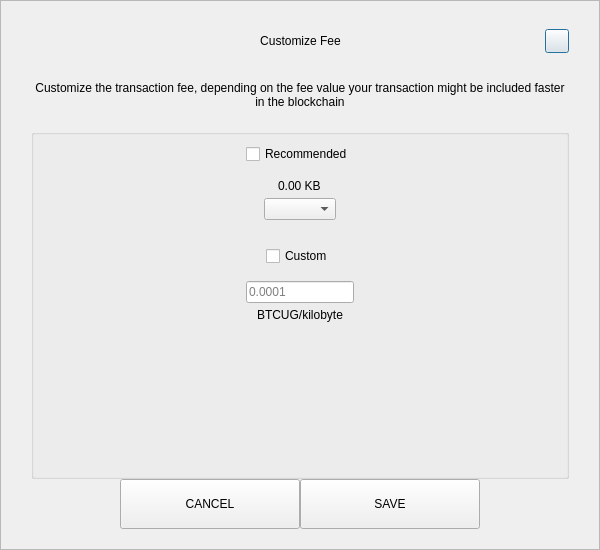
<?xml version="1.0" encoding="UTF-8"?>
<ui version="4.0">
 <class>SendCustomFeeDialog</class>
 <widget class="QDialog" name="SendCustomFeeDialog">
  <property name="geometry">
   <rect>
    <x>0</x>
    <y>0</y>
    <width>600</width>
    <height>550</height>
   </rect>
  </property>
  <property name="windowTitle">
   <string>Form</string>
  </property>
  <layout class="QVBoxLayout" name="verticalLayout_3">
   <property name="spacing">
    <number>0</number>
   </property>
   <property name="leftMargin">
    <number>0</number>
   </property>
   <property name="topMargin">
    <number>0</number>
   </property>
   <property name="rightMargin">
    <number>0</number>
   </property>
   <property name="bottomMargin">
    <number>0</number>
   </property>
   <item>
    <widget class="QFrame" name="frame">
     <property name="styleSheet">
      <string notr="true"/>
     </property>
     <property name="frameShape">
      <enum>QFrame::StyledPanel</enum>
     </property>
     <property name="frameShadow">
      <enum>QFrame::Raised</enum>
     </property>
     <layout class="QVBoxLayout" name="verticalLayout_2">
      <property name="spacing">
       <number>0</number>
      </property>
      <property name="leftMargin">
       <number>30</number>
      </property>
      <property name="topMargin">
       <number>20</number>
      </property>
      <property name="rightMargin">
       <number>30</number>
      </property>
      <property name="bottomMargin">
       <number>20</number>
      </property>
      <item>
       <layout class="QHBoxLayout" name="horizontalLayout_3">
        <property name="spacing">
         <number>0</number>
        </property>
        <item>
         <spacer name="horizontalSpacer_21">
          <property name="orientation">
           <enum>Qt::Horizontal</enum>
          </property>
          <property name="sizeHint" stdset="0">
           <size>
            <width>40</width>
            <height>20</height>
           </size>
          </property>
         </spacer>
        </item>
        <item>
         <widget class="QLabel" name="labelTitle">
          <property name="minimumSize">
           <size>
            <width>0</width>
            <height>40</height>
           </size>
          </property>
          <property name="maximumSize">
           <size>
            <width>16777215</width>
            <height>40</height>
           </size>
          </property>
          <property name="styleSheet">
           <string notr="true">padding-left:24px;</string>
          </property>
          <property name="text">
           <string>Customize Fee</string>
          </property>
          <property name="alignment">
           <set>Qt::AlignCenter</set>
          </property>
          <property name="margin">
           <number>7</number>
          </property>
         </widget>
        </item>
        <item>
         <spacer name="horizontalSpacer">
          <property name="orientation">
           <enum>Qt::Horizontal</enum>
          </property>
          <property name="sizeHint" stdset="0">
           <size>
            <width>40</width>
            <height>20</height>
           </size>
          </property>
         </spacer>
        </item>
        <item>
         <widget class="QPushButton" name="btnEsc">
          <property name="minimumSize">
           <size>
            <width>24</width>
            <height>24</height>
           </size>
          </property>
          <property name="maximumSize">
           <size>
            <width>24</width>
            <height>24</height>
           </size>
          </property>
          <property name="text">
           <string/>
          </property>
         </widget>
        </item>
       </layout>
      </item>
      <item>
       <spacer name="verticalSpacer_2">
        <property name="orientation">
         <enum>Qt::Vertical</enum>
        </property>
        <property name="sizeType">
         <enum>QSizePolicy::Fixed</enum>
        </property>
        <property name="sizeHint" stdset="0">
         <size>
          <width>20</width>
          <height>20</height>
         </size>
        </property>
       </spacer>
      </item>
      <item>
       <widget class="QLabel" name="labelMessage">
        <property name="text">
         <string>Customize the transaction fee, depending on the fee value your transaction might be included faster in the blockchain</string>
        </property>
        <property name="alignment">
         <set>Qt::AlignCenter</set>
        </property>
        <property name="wordWrap">
         <bool>true</bool>
        </property>
       </widget>
      </item>
      <item>
       <spacer name="verticalSpacer_3">
        <property name="orientation">
         <enum>Qt::Vertical</enum>
        </property>
        <property name="sizeType">
         <enum>QSizePolicy::Fixed</enum>
        </property>
        <property name="sizeHint" stdset="0">
         <size>
          <width>20</width>
          <height>20</height>
         </size>
        </property>
       </spacer>
      </item>
      <item>
       <widget class="QGroupBox" name="groupBox">
        <property name="title">
         <string/>
        </property>
        <layout class="QVBoxLayout" name="verticalLayout">
         <property name="leftMargin">
          <number>12</number>
         </property>
         <property name="rightMargin">
          <number>12</number>
         </property>
         <item>
          <layout class="QVBoxLayout" name="verticalLayout_4">
           <property name="spacing">
            <number>5</number>
           </property>
           <item alignment="Qt::AlignHCenter">
            <widget class="QCheckBox" name="checkBoxRecommended">
             <property name="text">
              <string>Recommended</string>
             </property>
            </widget>
           </item>
           <item>
            <spacer name="verticalSpacer_5">
             <property name="orientation">
              <enum>Qt::Vertical</enum>
             </property>
             <property name="sizeType">
              <enum>QSizePolicy::Fixed</enum>
             </property>
             <property name="sizeHint" stdset="0">
              <size>
               <width>20</width>
               <height>10</height>
              </size>
             </property>
            </spacer>
           </item>
           <item alignment="Qt::AlignHCenter">
            <widget class="QLabel" name="labelFee">
             <property name="text">
              <string>0.00 KB</string>
             </property>
            </widget>
           </item>
           <item alignment="Qt::AlignHCenter">
            <widget class="QComboBox" name="comboBoxRecommended"/>
           </item>
          </layout>
         </item>
         <item>
          <spacer name="verticalSpacer">
           <property name="orientation">
            <enum>Qt::Vertical</enum>
           </property>
           <property name="sizeType">
            <enum>QSizePolicy::Fixed</enum>
           </property>
           <property name="sizeHint" stdset="0">
            <size>
             <width>20</width>
             <height>20</height>
            </size>
           </property>
          </spacer>
         </item>
         <item>
          <layout class="QVBoxLayout" name="verticalLayout_5">
           <property name="spacing">
            <number>5</number>
           </property>
           <item alignment="Qt::AlignHCenter">
            <widget class="QCheckBox" name="checkBoxCustom">
             <property name="text">
              <string>Custom</string>
             </property>
            </widget>
           </item>
           <item>
            <spacer name="verticalSpacer_6">
             <property name="orientation">
              <enum>Qt::Vertical</enum>
             </property>
             <property name="sizeType">
              <enum>QSizePolicy::Fixed</enum>
             </property>
             <property name="sizeHint" stdset="0">
              <size>
               <width>20</width>
               <height>10</height>
              </size>
             </property>
            </spacer>
           </item>
           <item alignment="Qt::AlignHCenter">
            <widget class="QLineEdit" name="lineEditCustomFee">
             <property name="placeholderText">
              <string notr="true">0.0001</string>
             </property>
            </widget>
           </item>
           <item alignment="Qt::AlignHCenter">
            <widget class="QLabel" name="labelCustomFee">
             <property name="text">
              <string>BTCUG/kilobyte</string>
             </property>
            </widget>
           </item>
          </layout>
         </item>
         <item>
          <spacer name="verticalSpacer_4">
           <property name="orientation">
            <enum>Qt::Vertical</enum>
           </property>
           <property name="sizeHint" stdset="0">
            <size>
             <width>20</width>
             <height>40</height>
            </size>
           </property>
          </spacer>
         </item>
        </layout>
       </widget>
      </item>
      <item>
       <layout class="QHBoxLayout" name="horizontalLayout" stretch="1,2,2,1">
        <item>
         <spacer name="horizontalSpacer1">
          <property name="orientation">
           <enum>Qt::Horizontal</enum>
          </property>
          <property name="sizeHint" stdset="0">
           <size>
            <width>40</width>
            <height>20</height>
           </size>
          </property>
         </spacer>
        </item>
        <item>
         <widget class="QPushButton" name="btnCancel">
          <property name="minimumSize">
           <size>
            <width>180</width>
            <height>50</height>
           </size>
          </property>
          <property name="focusPolicy">
           <enum>Qt::NoFocus</enum>
          </property>
          <property name="text">
           <string>CANCEL</string>
          </property>
         </widget>
        </item>
        <item>
         <widget class="QPushButton" name="btnSave">
          <property name="minimumSize">
           <size>
            <width>180</width>
            <height>50</height>
           </size>
          </property>
          <property name="focusPolicy">
           <enum>Qt::NoFocus</enum>
          </property>
          <property name="text">
           <string>SAVE</string>
          </property>
         </widget>
        </item>
        <item>
         <spacer name="horizontalSpacer_2">
          <property name="orientation">
           <enum>Qt::Horizontal</enum>
          </property>
          <property name="sizeHint" stdset="0">
           <size>
            <width>40</width>
            <height>20</height>
           </size>
          </property>
         </spacer>
        </item>
       </layout>
      </item>
     </layout>
    </widget>
   </item>
  </layout>
 </widget>
 <resources/>
 <connections/>
</ui>
